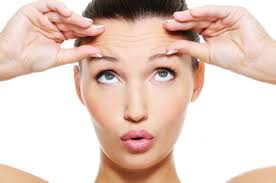
#> input picture Body_Parts_Detection_and_Tracking/input.jpg, 276 x 183 px, given in place of the camera
$ python proof.py
#> lines starting #> are read from the running program, lines starting #| are printed output that depends on the picture; after the words box and inside, x2 and y2 are one past the last pixel; in counts of white or black regions, pixels touching at a corner belong together
import numpy as np
import cv2
cap = cv2.VideoCapture(-1)
#Aqui cargas la imagen en jpg que tu quieras
#imagen=cv2.imread('Sahara.jpg')

#Iniciamos ciclo que se cerrara al pulsar 'q'
while(True):
    ret, frame = cap.read()
#> frame is the input picture: shape (183, 276, 3); mean B, G, R 193.2, 204, 228
    gray = cv2.cvtColor(frame, cv2.COLOR_BGR2GRAY)
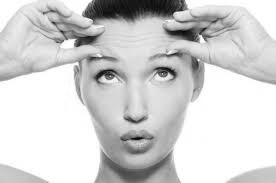
#> gray: shape (183, 276); min 6, max 255, mean 210
#Aplicamos filtro de luminosidad y creamos mascaras filtro y filtroInvertido
    ret,filtro=cv2.threshold(gray,150,255,cv2.THRESH_BINARY)
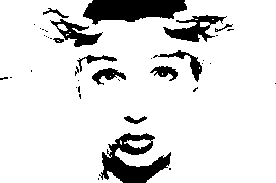
#> filtro: shape (183, 276); 87.9% white; 39 black regions (27 under 20 px), largest, box (x1, y1, x2, y2) and area: (83, 0, 187, 25) 1835, (99, 133, 171, 183) 1696, (163, 15, 227, 42) 734
    filtroInvertido=cv2.bitwise_not(filtro)
#Recortamos video y foto con ambas mascaras
    videoRecortado = cv2.bitwise_and(frame,frame,mask = filtroInvertido)
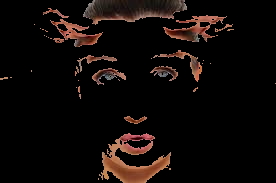
#> videoRecortado: shape (183, 276, 3); mean B, G, R 7.7, 9.7, 15.5
#> (the run stopped early here; a loop or call above may not have finished)

$ run again, on Body_Parts_Detection_and_Tracking/glasses.jpg
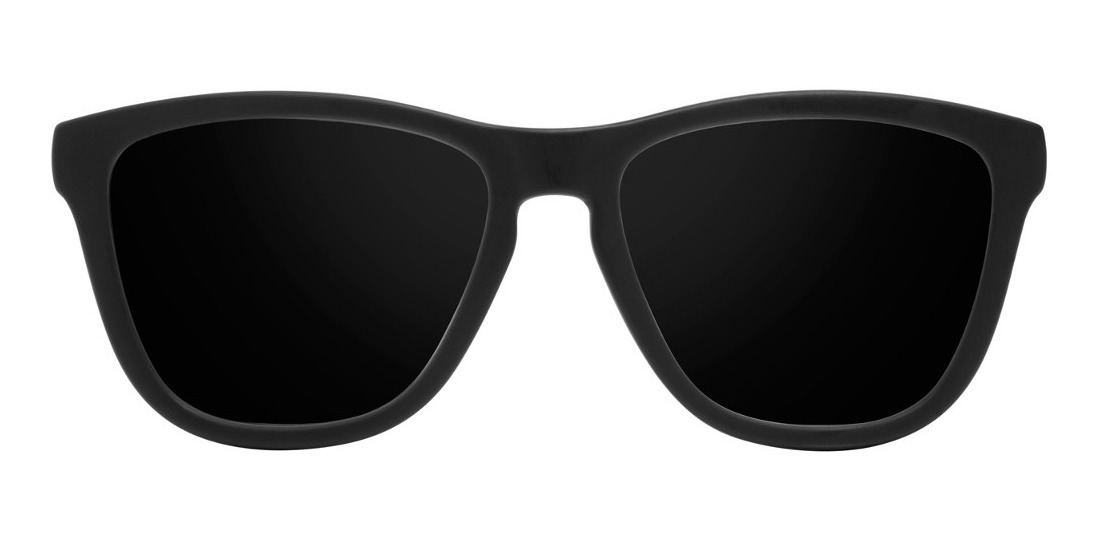
#> input picture Body_Parts_Detection_and_Tracking/glasses.jpg, 1100 x 537 px, given in place of the camera
#> frame is the input picture: shape (537, 1100, 3); min 0, max 255, mean 149.2
#> `ret,filtro=cv2.threshold(gray,150,255,cv2.THRESH_BINARY)`:
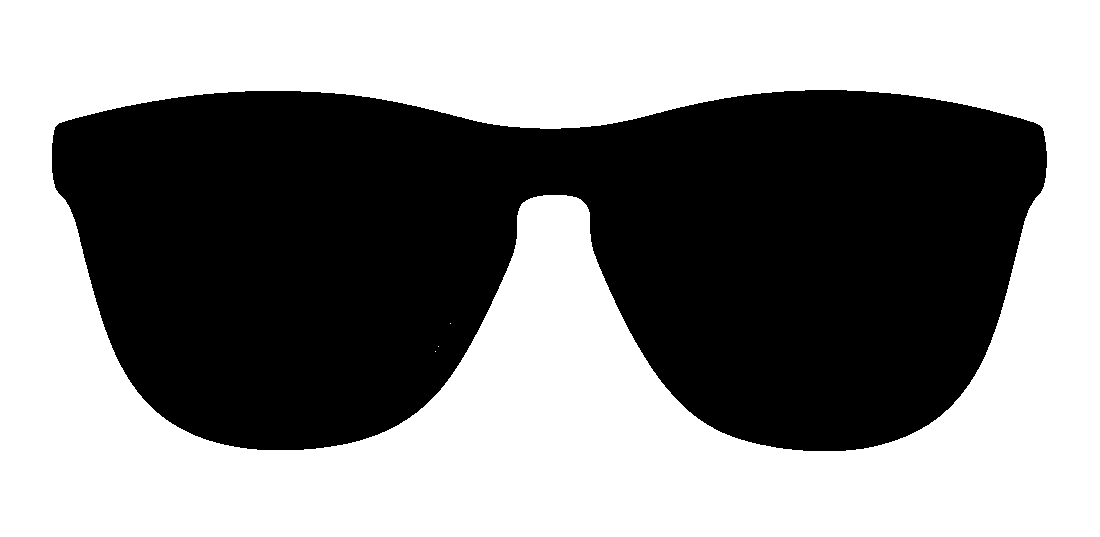
#> filtro: shape (537, 1100); 54.5% white; 1 black region, box (x1, y1, x2, y2) and area: (52, 90, 1047, 451) 268520
#> `videoRecortado = cv2.bitwise_and(frame,frame,mask = filtroInvertido)`:
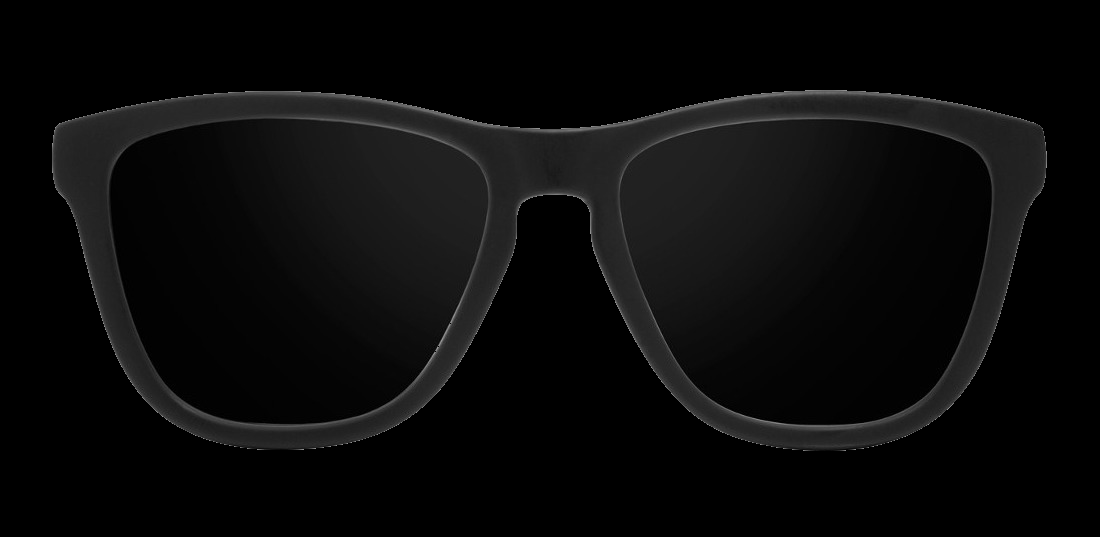
#> videoRecortado: shape (537, 1100, 3); min 0, max 150, mean 10.3

$ run again, on Body_Parts_Detection_and_Tracking/moustache.png
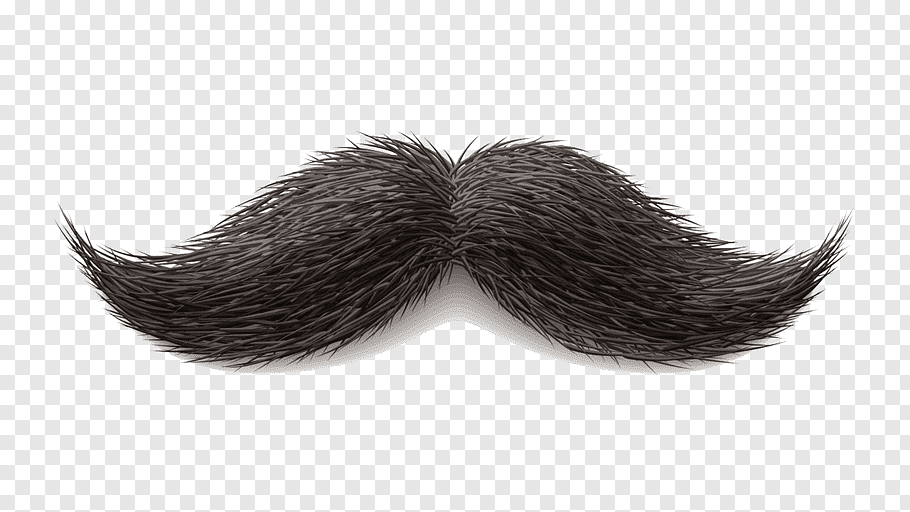
#> input picture Body_Parts_Detection_and_Tracking/moustache.png, 910 x 512 px, given in place of the camera
#> frame is the input picture: shape (512, 910, 3); mean B, G, R 198.5, 199.3, 200.9
#> `ret,filtro=cv2.threshold(gray,150,255,cv2.THRESH_BINARY)`:
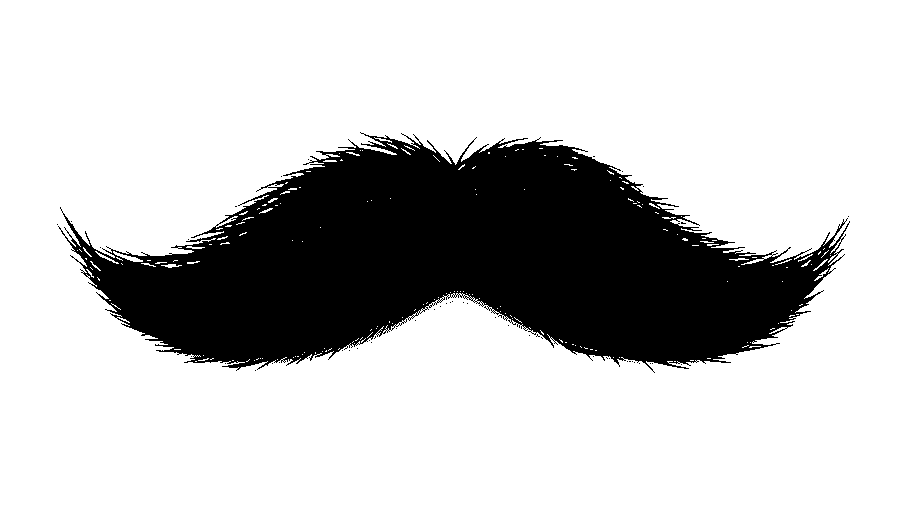
#> filtro: shape (512, 910); 77.4% white; 49 black regions (48 under 20 px), largest, box (x1, y1, x2, y2) and area: (58, 132, 850, 373) 105417
#> `videoRecortado = cv2.bitwise_and(frame,frame,mask = filtroInvertido)`:
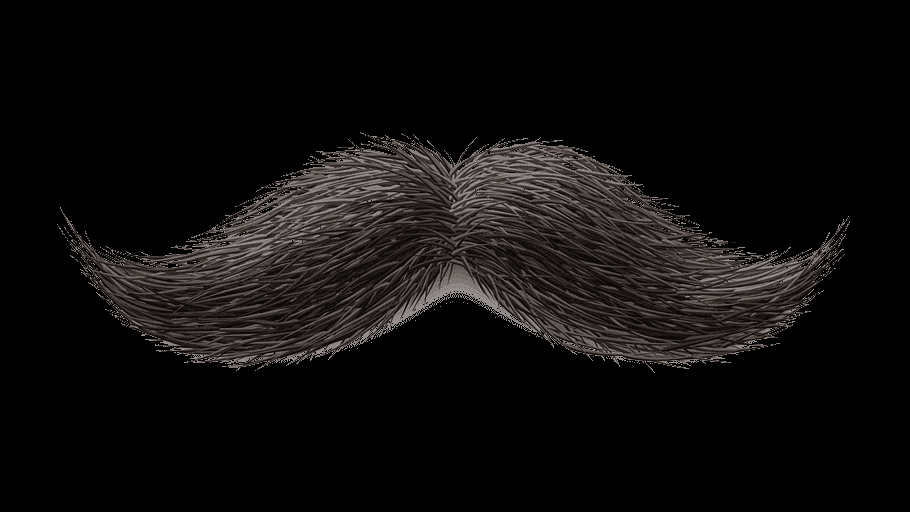
#> videoRecortado: shape (512, 910, 3); mean B, G, R 12.1, 12.8, 14.4

$ run again, on Body_Parts_Detection_and_Tracking/skull.png
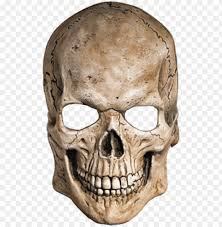
#> input picture Body_Parts_Detection_and_Tracking/skull.png, 222 x 227 px, given in place of the camera
#> frame is the input picture: shape (227, 222, 3); mean B, G, R 182.9, 193.3, 204
#> `ret,filtro=cv2.threshold(gray,150,255,cv2.THRESH_BINARY)`:
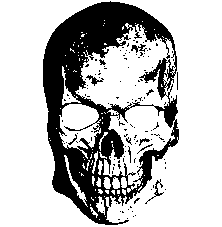
#> filtro: shape (227, 222); 74.4% white; 129 black regions (120 under 20 px), largest, box (x1, y1, x2, y2) and area: (43, 1, 179, 225) 12245, (145, 179, 164, 204) 71, (86, 75, 104, 86) 64
#> `videoRecortado = cv2.bitwise_and(frame,frame,mask = filtroInvertido)`:
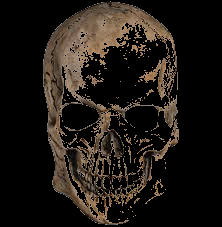
#> videoRecortado: shape (227, 222, 3); mean B, G, R 19.6, 24.9, 30.3
